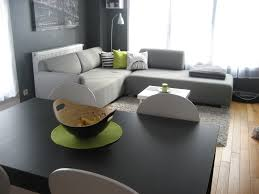
#> input picture TIPE/test.jpg, 259 x 194 px
$ python convolution_variation_n_operationnel.py
#> lines starting #> are read from the running program, lines starting #| are printed output that depends on the picture
# -*- coding: utf-8 -*-
"""
Module pour le traitement d'image par convolution

Clement LAGNEAU-DONZELLE
MP 2017-2017
Lycee Jean Perrin Lyon 9eme
Tipe
"""

"""
On Importe PIL
"""
from PIL import Image

#n forcement impair
n=9
part=int(n/2)


def creation_filtre():
    res=[[1/n**2 for x in range(n)]for x in range(n)]
    return(res)

def filtre_test2():
    res=[[x for x in range(-n+k+1,k+1)]for k in range(n)]
    return(res)


ImageFile = 'test.jpg' #Pointe vers l'image

Filtre = filtre_test2()


def Convolution(Filtre,TPix,x,y):
  p0 = 0
  p1 = 0
  p2 = 0
  for i in range(-part,part+1):
   for j in range(-part,part+1):
    p0 += Filtre[i+part][j+part]*TPix[y+i,x+j][0]
    p1 += Filtre[i+part][j+part]*TPix[y+i,x+j][1]
    p2 += Filtre[i+part][j+part]*TPix[y+i,x+j][2]
    # normalisation des composantes
    p0 = int(p0)
    p1 = int(p1)
    p2 = int(p2)
  # retourne le pixel convolué
  return (p0,p1,p2)

def convolutionne(Filtre, ImageFile):
#> called with ImageFile = 'test.jpg'
    try:
      imgo = Image.open(ImageFile)
#> imgo is the input picture: PIL image 259x194 RGB; mean R, G, B 131.9, 131.5, 128.4
    except IOError:
      print ('Erreur sur ouverture du fichier ')
    img = Image.new("RGB", imgo.size , "black")
#> img: PIL image 259x194 RGB; every value is 0
    colonne,ligne = imgo.size
#> colonne = 259; ligne = 194
    image_en_memoire = imgo.load()
    for x in range(part,ligne-part):
      for y in range(part,colonne-part):
       p = Convolution(Filtre,image_en_memoire,x,y)
       img.putpixel((y,x),p)
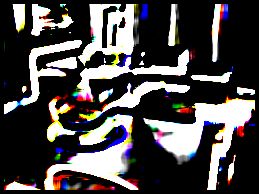
#> img: PIL image 259x194 RGB; mean R, G, B 76.7, 73.4, 73.3
    img.save("Nouvelle_Image_Test_Convolution_Bord"+str(n)+".jpg")
    # fermeture du fichier image
    img.close()


convolutionne(Filtre, ImageFile)

$ run again, with TIPE/image_opencv.jpg copied over TIPE/test.jpg
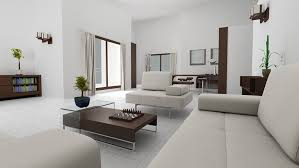
#> input picture TIPE/image_opencv.jpg, 299 x 168 px
#> in convolutionne, imgo is the input picture: PIL image 299x168 RGB; mean R, G, B 167.3, 164.3, 160.4
#> after the loop in convolutionne, `for x in range(part,ligne-part):`:
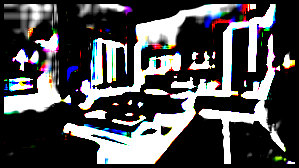
#> img: PIL image 299x168 RGB; mean R, G, B 77.7, 77.3, 78.9

$ run again, with TIPE/negatif.jpg copied over TIPE/test.jpg
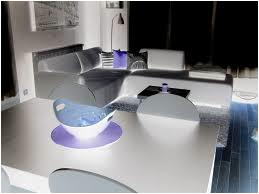
#> input picture TIPE/negatif.jpg, 259 x 194 px
#> in convolutionne, imgo is the input picture: PIL image 259x194 RGB; mean R, G, B 126, 126.2, 129.2
#> after the loop in convolutionne, `for x in range(part,ligne-part):`:
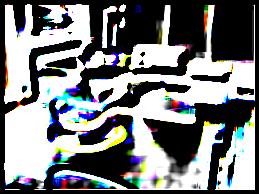
#> img: PIL image 259x194 RGB; mean R, G, B 122.6, 124.9, 126.4
